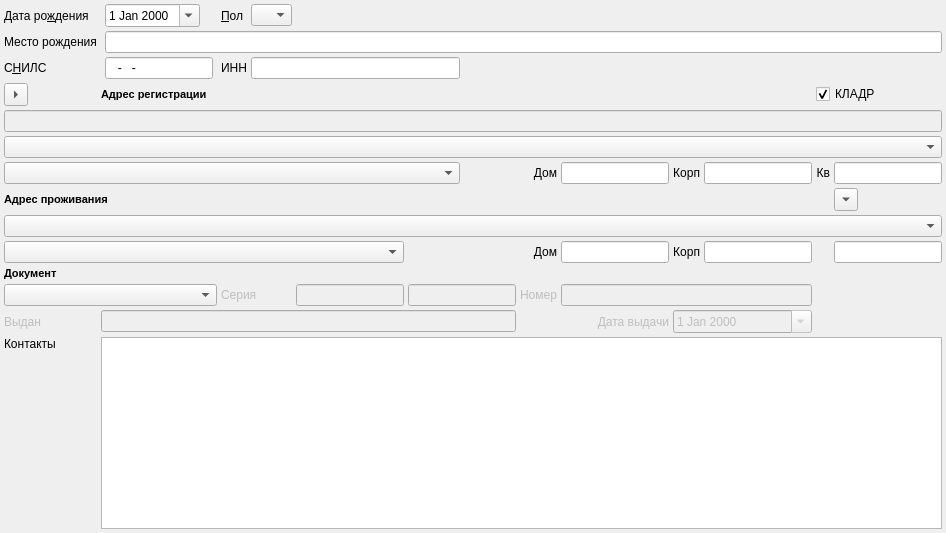
     <widget class="QWidget" name="tabPrivate">
      <attribute name="title">
       <string>Личные</string>
      </attribute>
      <layout class="QGridLayout" name="gridLayout_2">
       <property name="margin">
        <number>4</number>
       </property>
       <property name="spacing">
        <number>4</number>
       </property>
       <item row="4" column="7" colspan="9">
        <spacer name="spacer_2">
         <property name="orientation">
          <enum>Qt::Horizontal</enum>
         </property>
         <property name="sizeHint" stdset="0">
          <size>
           <width>282</width>
           <height>20</height>
          </size>
         </property>
        </spacer>
       </item>
       <item row="8" column="5" colspan="11">
        <spacer name="spacer_3">
         <property name="orientation">
          <enum>Qt::Horizontal</enum>
         </property>
         <property name="sizeHint" stdset="0">
          <size>
           <width>354</width>
           <height>20</height>
          </size>
         </property>
        </spacer>
       </item>
       <item row="13" column="16" colspan="2">
        <spacer name="horizontalSpacer">
         <property name="orientation">
          <enum>Qt::Horizontal</enum>
         </property>
         <property name="sizeHint" stdset="0">
          <size>
           <width>69</width>
           <height>20</height>
          </size>
         </property>
        </spacer>
       </item>
       <item row="12" column="16" colspan="2">
        <spacer name="spacer">
         <property name="orientation">
          <enum>Qt::Horizontal</enum>
         </property>
         <property name="sizeHint" stdset="0">
          <size>
           <width>64</width>
           <height>17</height>
          </size>
         </property>
        </spacer>
       </item>
       <item row="0" column="0" colspan="2">
        <widget class="QLabel" name="lblBDay">
         <property name="sizePolicy">
          <sizepolicy hsizetype="Maximum" vsizetype="Preferred">
           <horstretch>0</horstretch>
           <verstretch>0</verstretch>
          </sizepolicy>
         </property>
         <property name="text">
          <string>Дата ро&amp;ждения</string>
         </property>
         <property name="alignment">
          <set>Qt::AlignLeading|Qt::AlignLeft|Qt::AlignVCenter</set>
         </property>
         <property name="buddy">
          <cstring>edtBirthDate</cstring>
         </property>
        </widget>
       </item>
       <item row="2" column="2" colspan="3">
        <widget class="QLineEdit" name="edtSNILS">
         <property name="inputMask">
          <string>999-999-999 99; </string>
         </property>
         <property name="maxLength">
          <number>14</number>
         </property>
        </widget>
       </item>
       <item row="4" column="0">
        <widget class="QToolButton" name="btnCopyPrevAddress">
         <property name="focusPolicy">
          <enum>Qt::NoFocus</enum>
         </property>
         <property name="toolTip">
          <string>Копировать из предыдущей записи</string>
         </property>
         <property name="arrowType">
          <enum>Qt::RightArrow</enum>
         </property>
        </widget>
       </item>
       <item row="4" column="1" colspan="6">
        <widget class="QLabel" name="lblStreetReg">
         <property name="text">
          <string>&lt;html&gt;&lt;head&gt;&lt;meta name=&quot;qrichtext&quot; content=&quot;1&quot; /&gt;&lt;style type=&quot;text/css&quot;&gt;
p, li { white-space: pre-wrap; }
&lt;/style&gt;&lt;/head&gt;&lt;body style=&quot; font-family:'MS Shell Dlg 2'; font-size:8.25pt; font-weight:400; font-style:normal; text-decoration:none;&quot;&gt;
&lt;p style=&quot; margin-top:0px; margin-bottom:0px; margin-left:0px; margin-right:0px; -qt-block-indent:0; text-indent:0px; font-size:8pt;&quot;&gt;&lt;span style=&quot; font-weight:600;&quot;&gt;Адрес регистрации&lt;/span&gt;&lt;/p&gt;&lt;/body&gt;&lt;/html&gt;</string>
         </property>
         <property name="buddy">
          <cstring>cmbRegCity</cstring>
         </property>
        </widget>
       </item>
       <item row="4" column="16" colspan="2">
        <widget class="QCheckBox" name="chkRegKLADR">
         <property name="text">
          <string>КЛАДР</string>
         </property>
         <property name="checked">
          <bool>true</bool>
         </property>
        </widget>
       </item>
       <item row="5" column="0" colspan="18">
        <widget class="QLineEdit" name="edtRegFreeInput">
         <property name="enabled">
          <bool>false</bool>
         </property>
        </widget>
       </item>
       <item row="6" column="0" colspan="18">
        <widget class="CKLADRComboBox" name="cmbRegCity"/>
       </item>
       <item row="7" column="0" colspan="10">
        <widget class="CStreetComboBox" name="cmbRegStreet">
         <property name="minimumSize">
          <size>
           <width>200</width>
           <height>0</height>
          </size>
         </property>
        </widget>
       </item>
       <item row="7" column="11">
        <widget class="QLabel" name="lblHouse">
         <property name="text">
          <string>Дом</string>
         </property>
         <property name="alignment">
          <set>Qt::AlignRight|Qt::AlignTrailing|Qt::AlignVCenter</set>
         </property>
         <property name="buddy">
          <cstring>edtRegHouse</cstring>
         </property>
        </widget>
       </item>
       <item row="7" column="12" colspan="2">
        <widget class="QLineEdit" name="edtRegHouse"/>
       </item>
       <item row="7" column="14">
        <widget class="QLabel" name="lblBuilding">
         <property name="text">
          <string>Корп</string>
         </property>
         <property name="alignment">
          <set>Qt::AlignRight|Qt::AlignTrailing|Qt::AlignVCenter</set>
         </property>
         <property name="buddy">
          <cstring>edtRegCorpus</cstring>
         </property>
        </widget>
       </item>
       <item row="7" column="15">
        <widget class="QLineEdit" name="edtRegCorpus"/>
       </item>
       <item row="7" column="16">
        <widget class="QLabel" name="lblFlat">
         <property name="text">
          <string>Кв</string>
         </property>
         <property name="alignment">
          <set>Qt::AlignRight|Qt::AlignTrailing|Qt::AlignVCenter</set>
         </property>
         <property name="buddy">
          <cstring>edtRegFlat</cstring>
         </property>
        </widget>
       </item>
       <item row="7" column="17">
        <widget class="QLineEdit" name="edtRegFlat"/>
       </item>
       <item row="8" column="0" colspan="5">
        <widget class="QLabel" name="lblStreetLoc">
         <property name="sizePolicy">
          <sizepolicy hsizetype="Maximum" vsizetype="Preferred">
           <horstretch>0</horstretch>
           <verstretch>0</verstretch>
          </sizepolicy>
         </property>
         <property name="text">
          <string>&lt;html&gt;&lt;head&gt;&lt;meta name=&quot;qrichtext&quot; content=&quot;1&quot; /&gt;&lt;style type=&quot;text/css&quot;&gt;
p, li { white-space: pre-wrap; }
&lt;/style&gt;&lt;/head&gt;&lt;body style=&quot; font-family:'MS Shell Dlg 2'; font-size:8.25pt; font-weight:400; font-style:normal; text-decoration:none;&quot;&gt;
&lt;p style=&quot; margin-top:0px; margin-bottom:0px; margin-left:0px; margin-right:0px; -qt-block-indent:0; text-indent:0px; font-size:8pt;&quot;&gt;&lt;span style=&quot; font-weight:600;&quot;&gt;Адрес проживания&lt;/span&gt;&lt;/p&gt;&lt;/body&gt;&lt;/html&gt;</string>
         </property>
         <property name="buddy">
          <cstring>cmbLocCity</cstring>
         </property>
        </widget>
       </item>
       <item row="8" column="17">
        <widget class="QToolButton" name="btnCopy">
         <property name="minimumSize">
          <size>
           <width>20</width>
           <height>20</height>
          </size>
         </property>
         <property name="text">
          <string>...</string>
         </property>
         <property name="arrowType">
          <enum>Qt::DownArrow</enum>
         </property>
        </widget>
       </item>
       <item row="9" column="0" colspan="18">
        <widget class="CKLADRComboBox" name="cmbLocCity"/>
       </item>
       <item row="10" column="0" colspan="9">
        <widget class="CStreetComboBox" name="cmbLocStreet"/>
       </item>
       <item row="10" column="11">
        <widget class="QLabel" name="lblHouse_2">
         <property name="text">
          <string>Дом</string>
         </property>
         <property name="alignment">
          <set>Qt::AlignRight|Qt::AlignTrailing|Qt::AlignVCenter</set>
         </property>
         <property name="buddy">
          <cstring>edtLocHouse</cstring>
         </property>
        </widget>
       </item>
       <item row="10" column="12" colspan="2">
        <widget class="QLineEdit" name="edtLocHouse"/>
       </item>
       <item row="10" column="14">
        <widget class="QLabel" name="lblBuilding_2">
         <property name="text">
          <string>Корп</string>
         </property>
         <property name="alignment">
          <set>Qt::AlignRight|Qt::AlignTrailing|Qt::AlignVCenter</set>
         </property>
         <property name="buddy">
          <cstring>edtLocCorpus</cstring>
         </property>
        </widget>
       </item>
       <item row="10" column="15">
        <widget class="QLineEdit" name="edtLocCorpus"/>
       </item>
       <item row="10" column="17">
        <widget class="QLineEdit" name="edtLocFlat"/>
       </item>
       <item row="11" column="0" colspan="18">
        <widget class="QLabel" name="lblDocument">
         <property name="text">
          <string>&lt;html&gt;&lt;head&gt;&lt;meta name=&quot;qrichtext&quot; content=&quot;1&quot; /&gt;&lt;style type=&quot;text/css&quot;&gt;
p, li { white-space: pre-wrap; }
&lt;/style&gt;&lt;/head&gt;&lt;body style=&quot; font-family:'MS Shell Dlg 2'; font-size:8.25pt; font-weight:400; font-style:normal; text-decoration:none;&quot;&gt;
&lt;p style=&quot; margin-top:0px; margin-bottom:0px; margin-left:0px; margin-right:0px; -qt-block-indent:0; text-indent:0px; font-size:8pt;&quot;&gt;&lt;span style=&quot; font-weight:600;&quot;&gt;Документ&lt;/span&gt;&lt;/p&gt;&lt;/body&gt;&lt;/html&gt;</string>
         </property>
         <property name="buddy">
          <cstring>cmbDocType</cstring>
         </property>
        </widget>
       </item>
       <item row="12" column="0" colspan="6">
        <widget class="CRBComboBox" name="cmbDocType">
         <property name="sizePolicy">
          <sizepolicy hsizetype="Expanding" vsizetype="Fixed">
           <horstretch>0</horstretch>
           <verstretch>0</verstretch>
          </sizepolicy>
         </property>
         <property name="minimumSize">
          <size>
           <width>150</width>
           <height>0</height>
          </size>
         </property>
        </widget>
       </item>
       <item row="12" column="6" colspan="2">
        <widget class="QLabel" name="lblDocSerial">
         <property name="enabled">
          <bool>false</bool>
         </property>
         <property name="text">
          <string>Серия</string>
         </property>
         <property name="buddy">
          <cstring>edtDocSerialLeft</cstring>
         </property>
        </widget>
       </item>
       <item row="12" column="8">
        <widget class="CLineEditWithRegExpValidator" name="edtDocSerialLeft">
         <property name="enabled">
          <bool>false</bool>
         </property>
         <property name="maxLength">
          <number>8</number>
         </property>
        </widget>
       </item>
       <item row="12" column="9" colspan="2">
        <widget class="CLineEditWithRegExpValidator" name="edtDocSerialRight">
         <property name="enabled">
          <bool>false</bool>
         </property>
         <property name="maxLength">
          <number>8</number>
         </property>
        </widget>
       </item>
       <item row="12" column="11">
        <widget class="QLabel" name="lblDocNumber">
         <property name="enabled">
          <bool>false</bool>
         </property>
         <property name="text">
          <string>Номер</string>
         </property>
         <property name="alignment">
          <set>Qt::AlignRight|Qt::AlignTrailing|Qt::AlignVCenter</set>
         </property>
         <property name="buddy">
          <cstring>edtDocNumber</cstring>
         </property>
        </widget>
       </item>
       <item row="12" column="12" colspan="4">
        <widget class="CLineEditWithRegExpValidator" name="edtDocNumber">
         <property name="enabled">
          <bool>false</bool>
         </property>
         <property name="maxLength">
          <number>16</number>
         </property>
        </widget>
       </item>
       <item row="13" column="0">
        <widget class="QLabel" name="lblDocOrigin">
         <property name="enabled">
          <bool>false</bool>
         </property>
         <property name="text">
          <string>Выдан</string>
         </property>
         <property name="alignment">
          <set>Qt::AlignLeading|Qt::AlignLeft|Qt::AlignVCenter</set>
         </property>
         <property name="buddy">
          <cstring>edtDocOrigin</cstring>
         </property>
        </widget>
       </item>
       <item row="13" column="1" colspan="10">
        <widget class="QLineEdit" name="edtDocOrigin">
         <property name="enabled">
          <bool>false</bool>
         </property>
        </widget>
       </item>
       <item row="13" column="11" colspan="3">
        <widget class="QLabel" name="lblDocDate">
         <property name="enabled">
          <bool>false</bool>
         </property>
         <property name="text">
          <string>Дата выдачи</string>
         </property>
         <property name="alignment">
          <set>Qt::AlignRight|Qt::AlignTrailing|Qt::AlignVCenter</set>
         </property>
         <property name="buddy">
          <cstring>edtDocDate</cstring>
         </property>
        </widget>
       </item>
       <item row="13" column="14" colspan="2">
        <widget class="CDateEdit" name="edtDocDate">
         <property name="enabled">
          <bool>false</bool>
         </property>
         <property name="calendarPopup">
          <bool>true</bool>
         </property>
        </widget>
       </item>
       <item row="1" column="0">
        <widget class="QLabel" name="lblPlaceOfBirth">
         <property name="sizePolicy">
          <sizepolicy hsizetype="Maximum" vsizetype="Preferred">
           <horstretch>0</horstretch>
           <verstretch>0</verstretch>
          </sizepolicy>
         </property>
         <property name="text">
          <string>Место рождения</string>
         </property>
        </widget>
       </item>
       <item row="1" column="2" colspan="16">
        <widget class="QLineEdit" name="edtBirthPlace"/>
       </item>
       <item row="2" column="0" colspan="2">
        <widget class="QLabel" name="lblSNILS">
         <property name="sizePolicy">
          <sizepolicy hsizetype="Maximum" vsizetype="Preferred">
           <horstretch>0</horstretch>
           <verstretch>0</verstretch>
          </sizepolicy>
         </property>
         <property name="text">
          <string>С&amp;НИЛС</string>
         </property>
         <property name="alignment">
          <set>Qt::AlignLeading|Qt::AlignLeft|Qt::AlignVCenter</set>
         </property>
         <property name="buddy">
          <cstring>edtSNILS</cstring>
         </property>
        </widget>
       </item>
       <item row="0" column="6">
        <widget class="QLabel" name="lblSex">
         <property name="text">
          <string>&amp;Пол</string>
         </property>
         <property name="alignment">
          <set>Qt::AlignLeading|Qt::AlignLeft|Qt::AlignVCenter</set>
         </property>
         <property name="buddy">
          <cstring>cmbSex</cstring>
         </property>
        </widget>
       </item>
       <item row="0" column="2">
        <widget class="CDateEdit" name="edtBirthDate">
         <property name="calendarPopup">
          <bool>true</bool>
         </property>
        </widget>
       </item>
       <item row="2" column="6">
        <widget class="QLabel" name="lblINN">
         <property name="text">
          <string>ИНН</string>
         </property>
         <property name="alignment">
          <set>Qt::AlignLeading|Qt::AlignLeft|Qt::AlignVCenter</set>
         </property>
        </widget>
       </item>
       <item row="2" column="7" colspan="3">
        <widget class="QLineEdit" name="edtINN"/>
       </item>
       <item row="0" column="7">
        <widget class="QComboBox" name="cmbSex">
         <item>
          <property name="text">
           <string/>
          </property>
         </item>
         <item>
          <property name="text">
           <string>М</string>
          </property>
         </item>
         <item>
          <property name="text">
           <string>Ж</string>
          </property>
         </item>
        </widget>
       </item>
       <item row="14" column="0">
        <widget class="QLabel" name="lblPersonContact">
         <property name="text">
          <string>Контакты</string>
         </property>
        </widget>
       </item>
       <item row="15" column="0">
        <spacer name="verticalSpacer">
         <property name="orientation">
          <enum>Qt::Vertical</enum>
         </property>
         <property name="sizeHint" stdset="0">
          <size>
           <width>20</width>
           <height>40</height>
          </size>
         </property>
        </spacer>
       </item>
       <item row="14" column="1" rowspan="2" colspan="17">
        <widget class="CInDocTableView" name="tblPersonContacts"/>
       </item>
      </layout>
     </widget>
